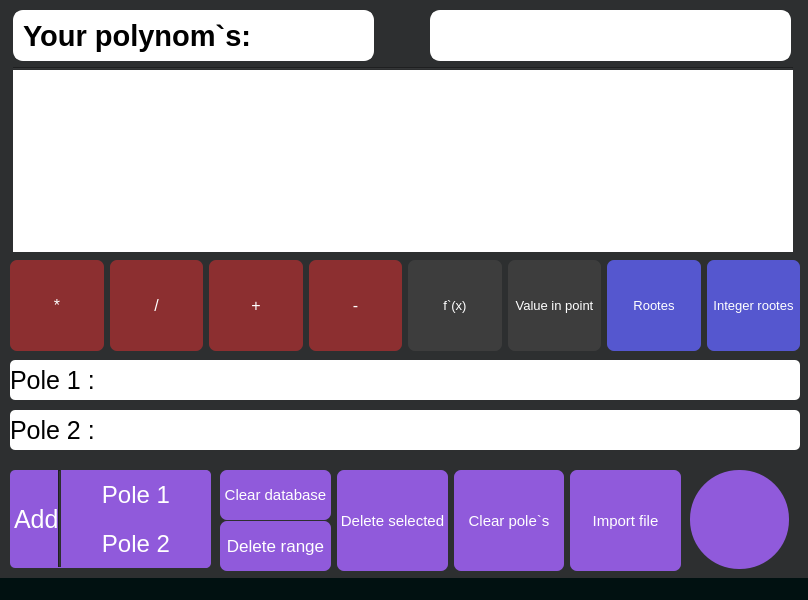
<?xml version="1.0" encoding="UTF-8"?>
<ui version="4.0">
 <class>MainWindow</class>
 <widget class="QMainWindow" name="MainWindow">
  <property name="geometry">
   <rect>
    <x>0</x>
    <y>0</y>
    <width>808</width>
    <height>600</height>
   </rect>
  </property>
  <property name="sizePolicy">
   <sizepolicy hsizetype="Fixed" vsizetype="Fixed">
    <horstretch>0</horstretch>
    <verstretch>0</verstretch>
   </sizepolicy>
  </property>
  <property name="windowTitle">
   <string>MainWindow</string>
  </property>
  <property name="styleSheet">
   <string notr="true"/>
  </property>
  <widget class="QWidget" name="centralwidget">
   <property name="mouseTracking">
    <bool>false</bool>
   </property>
   <property name="autoFillBackground">
    <bool>false</bool>
   </property>
   <property name="styleSheet">
    <string notr="true">background-color: #2D2F30;</string>
   </property>
   <widget class="QTableWidget" name="DataBase">
    <property name="geometry">
     <rect>
      <x>13</x>
      <y>67</y>
      <width>780</width>
      <height>185</height>
     </rect>
    </property>
    <property name="sizePolicy">
     <sizepolicy hsizetype="Expanding" vsizetype="Expanding">
      <horstretch>0</horstretch>
      <verstretch>0</verstretch>
     </sizepolicy>
    </property>
    <property name="autoFillBackground">
     <bool>true</bool>
    </property>
    <property name="styleSheet">
     <string notr="true">border-radius: 10px;
selection-background-color: #8C8DFA;
color: Black;
background-color: #fff;
border-color: #000;
border-style: solid;</string>
    </property>
    <property name="editTriggers">
     <set>QAbstractItemView::NoEditTriggers</set>
    </property>
    <property name="dragEnabled">
     <bool>false</bool>
    </property>
    <property name="dragDropOverwriteMode">
     <bool>false</bool>
    </property>
    <property name="dragDropMode">
     <enum>QAbstractItemView::NoDragDrop</enum>
    </property>
    <property name="defaultDropAction">
     <enum>Qt::MoveAction</enum>
    </property>
    <property name="alternatingRowColors">
     <bool>true</bool>
    </property>
    <property name="selectionMode">
     <enum>QAbstractItemView::ExtendedSelection</enum>
    </property>
    <property name="selectionBehavior">
     <enum>QAbstractItemView::SelectItems</enum>
    </property>
    <property name="sortingEnabled">
     <bool>true</bool>
    </property>
    <property name="rowCount">
     <number>0</number>
    </property>
    <property name="columnCount">
     <number>1</number>
    </property>
    <attribute name="horizontalHeaderVisible">
     <bool>false</bool>
    </attribute>
    <attribute name="horizontalHeaderCascadingSectionResizes">
     <bool>false</bool>
    </attribute>
    <attribute name="horizontalHeaderMinimumSectionSize">
     <number>42</number>
    </attribute>
    <attribute name="horizontalHeaderDefaultSectionSize">
     <number>770</number>
    </attribute>
    <attribute name="horizontalHeaderHighlightSections">
     <bool>true</bool>
    </attribute>
    <attribute name="verticalHeaderMinimumSectionSize">
     <number>37</number>
    </attribute>
    <attribute name="verticalHeaderDefaultSectionSize">
     <number>37</number>
    </attribute>
    <column/>
   </widget>
   <widget class="QWidget" name="horizontalLayoutWidget">
    <property name="geometry">
     <rect>
      <x>10</x>
      <y>260</y>
      <width>790</width>
      <height>91</height>
     </rect>
    </property>
    <layout class="QHBoxLayout" name="FuncLayout">
     <property name="sizeConstraint">
      <enum>QLayout::SetNoConstraint</enum>
     </property>
     <item>
      <widget class="QPushButton" name="mult">
       <property name="enabled">
        <bool>true</bool>
       </property>
       <property name="sizePolicy">
        <sizepolicy hsizetype="Minimum" vsizetype="Expanding">
         <horstretch>0</horstretch>
         <verstretch>0</verstretch>
        </sizepolicy>
       </property>
       <property name="font">
        <font>
         <pointsize>12</pointsize>
        </font>
       </property>
       <property name="autoFillBackground">
        <bool>false</bool>
       </property>
       <property name="styleSheet">
        <string notr="true">QPushButton{
	border-style:solid;
	font-size:12pt;
	background-color:#8C2F30;
	color: #fff;
	border-radius:7px;
}
QPushButton:hover{
	color:#fff;
	font-size:12pt;
	background-color: qlineargradient(spread:pad, x1:0.517, y1:0, x2:0.517, y2:1, stop:0 rgba(67, 21, 21, 255), stop:0.505682 rgba(87, 24, 24, 255), stop:1 rgba(67, 21, 21, 255));
	border-color:#2d89ef;
	border-width:2px;
}

QPushButton:pressed{
	font-size:10pt;
	background-color: qlineargradient(spread:pad, x1:0.517, y1:0, x2:0.517, y2:1, stop:0 rgba(29, 29, 29, 255), stop:0.505682 rgba(45, 45, 45, 255), stop:1 rgba(29, 29, 29, 255));
}</string>
       </property>
       <property name="text">
        <string>*</string>
       </property>
       <property name="autoDefault">
        <bool>false</bool>
       </property>
       <property name="flat">
        <bool>false</bool>
       </property>
      </widget>
     </item>
     <item>
      <widget class="QPushButton" name="division">
       <property name="sizePolicy">
        <sizepolicy hsizetype="Minimum" vsizetype="Expanding">
         <horstretch>0</horstretch>
         <verstretch>0</verstretch>
        </sizepolicy>
       </property>
       <property name="font">
        <font>
         <pointsize>12</pointsize>
        </font>
       </property>
       <property name="styleSheet">
        <string notr="true">QPushButton{
	border-style:solid;
	font-size:12pt;
	background-color:#8C2F30;
	color: #fff;
	border-radius:7px;
}
QPushButton:hover{
	color:#fff;
	font-size:12pt;
	background-color: qlineargradient(spread:pad, x1:0.517, y1:0, x2:0.517, y2:1, stop:0 rgba(67, 21, 21, 255), stop:0.505682 rgba(87, 24, 24, 255), stop:1 rgba(67, 21, 21, 255));
	border-color:#2d89ef;
	border-width:2px;
}

QPushButton:pressed{
	font-size:10pt;
	background-color: qlineargradient(spread:pad, x1:0.517, y1:0, x2:0.517, y2:1, stop:0 rgba(29, 29, 29, 255), stop:0.505682 rgba(45, 45, 45, 255), stop:1 rgba(29, 29, 29, 255));
}</string>
       </property>
       <property name="text">
        <string>/</string>
       </property>
      </widget>
     </item>
     <item>
      <widget class="QPushButton" name="addition">
       <property name="sizePolicy">
        <sizepolicy hsizetype="Minimum" vsizetype="Expanding">
         <horstretch>0</horstretch>
         <verstretch>0</verstretch>
        </sizepolicy>
       </property>
       <property name="font">
        <font>
         <pointsize>12</pointsize>
        </font>
       </property>
       <property name="styleSheet">
        <string notr="true">QPushButton{
	border-style:solid;
	font-size:12pt;
	background-color:#8C2F30;
	color: #fff;
	border-radius:7px;
}
QPushButton:hover{
	color:#fff;
	font-size:12pt;
	background-color: qlineargradient(spread:pad, x1:0.517, y1:0, x2:0.517, y2:1, stop:0 rgba(67, 21, 21, 255), stop:0.505682 rgba(87, 24, 24, 255), stop:1 rgba(67, 21, 21, 255));
	border-color:#2d89ef;
	border-width:2px;
}

QPushButton:pressed{
	font-size:10pt;
	background-color: qlineargradient(spread:pad, x1:0.517, y1:0, x2:0.517, y2:1, stop:0 rgba(29, 29, 29, 255), stop:0.505682 rgba(45, 45, 45, 255), stop:1 rgba(29, 29, 29, 255));
}</string>
       </property>
       <property name="text">
        <string>+</string>
       </property>
      </widget>
     </item>
     <item>
      <widget class="QPushButton" name="subtr">
       <property name="sizePolicy">
        <sizepolicy hsizetype="Minimum" vsizetype="Expanding">
         <horstretch>0</horstretch>
         <verstretch>0</verstretch>
        </sizepolicy>
       </property>
       <property name="font">
        <font>
         <pointsize>12</pointsize>
        </font>
       </property>
       <property name="styleSheet">
        <string notr="true">QPushButton{
	border-style:solid;
	font-size:12pt;
	background-color:#8C2F30;
	color: #fff;
	border-radius:7px;
}
QPushButton:hover{
	color:#fff;
	font-size:12pt;
	background-color: qlineargradient(spread:pad, x1:0.517, y1:0, x2:0.517, y2:1, stop:0 rgba(67, 21, 21, 255), stop:0.505682 rgba(87, 24, 24, 255), stop:1 rgba(67, 21, 21, 255));
	border-color:#2d89ef;
	border-width:2px;
}

QPushButton:pressed{
	font-size:10pt;
	background-color: qlineargradient(spread:pad, x1:0.517, y1:0, x2:0.517, y2:1, stop:0 rgba(29, 29, 29, 255), stop:0.505682 rgba(45, 45, 45, 255), stop:1 rgba(29, 29, 29, 255));
}</string>
       </property>
       <property name="text">
        <string>-</string>
       </property>
      </widget>
     </item>
     <item>
      <widget class="QPushButton" name="deriv">
       <property name="sizePolicy">
        <sizepolicy hsizetype="Minimum" vsizetype="Expanding">
         <horstretch>0</horstretch>
         <verstretch>0</verstretch>
        </sizepolicy>
       </property>
       <property name="styleSheet">
        <string notr="true">QPushButton{
font-size: 10pt;
border-style:solid;

background-color:#3d3d3d;
color:#fff;
border-radius:7px;
}
QPushButton:hover{
color:#ccc;
font-size: 10pt;
	background-color: qlineargradient(spread:pad, x1:0.517, y1:0, x2:0.517, y2:1, stop:0 rgba(45, 45, 45, 255), stop:0.505682 rgba(45, 45, 45, 255), stop:1 rgba(29, 29, 29, 255));
	border-color:#2d89ef;
border-width:2px;
}

QPushButton:pressed{
font-size: 8pt;
background-color: qlineargradient(spread:pad, x1:0.517, y1:0, x2:0.517, y2:1, stop:0 rgba(29, 29, 29, 255), stop:0.505682 rgba(45, 45, 45, 255), stop:1 rgba(29, 29, 29, 255));
}</string>
       </property>
       <property name="text">
        <string>f`(x)</string>
       </property>
      </widget>
     </item>
     <item>
      <widget class="QPushButton" name="value_in">
       <property name="sizePolicy">
        <sizepolicy hsizetype="Minimum" vsizetype="Expanding">
         <horstretch>0</horstretch>
         <verstretch>0</verstretch>
        </sizepolicy>
       </property>
       <property name="styleSheet">
        <string notr="true">QPushButton{
font-size: 10pt;
border-style:solid;

background-color:#3d3d3d;
color:#fff;
border-radius:7px;
}
QPushButton:hover{
color:#ccc;
font-size: 10pt;
	background-color: qlineargradient(spread:pad, x1:0.517, y1:0, x2:0.517, y2:1, stop:0 rgba(45, 45, 45, 255), stop:0.505682 rgba(45, 45, 45, 255), stop:1 rgba(29, 29, 29, 255));
	border-color:#2d89ef;
border-width:2px;
}

QPushButton:pressed{
font-size: 8pt;
background-color: qlineargradient(spread:pad, x1:0.517, y1:0, x2:0.517, y2:1, stop:0 rgba(29, 29, 29, 255), stop:0.505682 rgba(45, 45, 45, 255), stop:1 rgba(29, 29, 29, 255));
}</string>
       </property>
       <property name="text">
        <string>Value in point</string>
       </property>
      </widget>
     </item>
     <item>
      <widget class="QPushButton" name="roots">
       <property name="sizePolicy">
        <sizepolicy hsizetype="Minimum" vsizetype="Expanding">
         <horstretch>0</horstretch>
         <verstretch>0</verstretch>
        </sizepolicy>
       </property>
       <property name="styleSheet">
        <string notr="true">QPushButton{
	border-style:solid;
	font-size: 10pt;
	background-color: #5557CF;
	color:#fff;
	border-radius:7px;
}

QPushButton:hover{
	color:#fff;
	font-size: 10pt;
	background-color: qlineargradient(spread:pad, x1:0.517, y1:0, x2:0.517, y2:1, stop:0 rgba(50, 51, 122, 255), stop:0.505682 rgba(20, 20, 50, 255), stop:1 rgba(50, 51, 122, 255));
	border-color:#2d89ef;
	border-width:2px;
}

QPushButton:pressed{
	font-size: 8pt;
	background-color: qlineargradient(spread:pad, x1:0.517, y1:0, x2:0.517, y2:1, stop:0 rgba(29, 29, 29, 255), stop:0.505682 rgba(45, 45, 45, 255), stop:1 rgba(29, 29, 29, 255));
}</string>
       </property>
       <property name="text">
        <string>Rootes</string>
       </property>
      </widget>
     </item>
     <item>
      <widget class="QPushButton" name="Int_roots">
       <property name="sizePolicy">
        <sizepolicy hsizetype="Minimum" vsizetype="Expanding">
         <horstretch>0</horstretch>
         <verstretch>0</verstretch>
        </sizepolicy>
       </property>
       <property name="styleSheet">
        <string notr="true">QPushButton{
	border-style:solid;
	font-size: 10pt;
	background-color: #5557CF;
	color:#fff;
	border-radius:7px;
}

QPushButton:hover{
	color:#fff;
	font-size: 10pt;
	background-color: qlineargradient(spread:pad, x1:0.517, y1:0, x2:0.517, y2:1, stop:0 rgba(50, 51, 122, 255), stop:0.505682 rgba(20, 20, 50, 255), stop:1 rgba(50, 51, 122, 255));
	border-color:#2d89ef;
	border-width:2px;
}

QPushButton:pressed{
	font-size: 8pt;
	background-color: qlineargradient(spread:pad, x1:0.517, y1:0, x2:0.517, y2:1, stop:0 rgba(29, 29, 29, 255), stop:0.505682 rgba(45, 45, 45, 255), stop:1 rgba(29, 29, 29, 255));
}</string>
       </property>
       <property name="text">
        <string>Integer rootes</string>
       </property>
      </widget>
     </item>
    </layout>
   </widget>
   <widget class="QLabel" name="label">
    <property name="geometry">
     <rect>
      <x>13</x>
      <y>10</y>
      <width>361</width>
      <height>51</height>
     </rect>
    </property>
    <property name="font">
     <font>
      <pointsize>22</pointsize>
      <weight>75</weight>
      <italic>false</italic>
      <bold>true</bold>
     </font>
    </property>
    <property name="styleSheet">
     <string notr="true">background-color: #fff;
border-width: 2px;
border-style: outset;
border-radius: 10px;
border-color: #fff;
color: #000;
</string>
    </property>
    <property name="text">
     <string>Your polynom`s:</string>
    </property>
   </widget>
   <widget class="QPlainTextEdit" name="Messagebox">
    <property name="geometry">
     <rect>
      <x>430</x>
      <y>10</y>
      <width>361</width>
      <height>51</height>
     </rect>
    </property>
    <property name="styleSheet">
     <string notr="true">background-color: #fff;
border-width: 2px;
border-style: outset;
border-radius: 10px;
border-color: #fff;
color: #000;
</string>
    </property>
    <property name="readOnly">
     <bool>true</bool>
    </property>
   </widget>
   <widget class="QWidget" name="horizontalLayoutWidget_2">
    <property name="geometry">
     <rect>
      <x>220</x>
      <y>470</y>
      <width>461</width>
      <height>101</height>
     </rect>
    </property>
    <layout class="QHBoxLayout" name="horizontalLayout">
     <property name="spacing">
      <number>6</number>
     </property>
     <item>
      <layout class="QVBoxLayout" name="DelLayout">
       <property name="spacing">
        <number>1</number>
       </property>
       <item>
        <widget class="QPushButton" name="DB_clear">
         <property name="sizePolicy">
          <sizepolicy hsizetype="Minimum" vsizetype="Expanding">
           <horstretch>0</horstretch>
           <verstretch>0</verstretch>
          </sizepolicy>
         </property>
         <property name="font">
          <font>
           <pointsize>11</pointsize>
          </font>
         </property>
         <property name="styleSheet">
          <string notr="true">QPushButton{
	font-size: 11pt;
	border-style: solid;
	background-color: #905adb;
	color:#fff;
	border-radius:7px;
}

QPushButton:hover{
	color:#fff;
	background-color: qlineargradient(spread:pad, x1:0.517, y1:0, x2:0.517, y2:1, 
	stop:0 rgba(70, 30, 110, 255), 
	stop:0.505682 rgba(100, 50, 150, 255), 
	stop:1 rgba(70, 30, 110, 255));
	border-color:#2d89ef;
	border-width:2px;
}

QPushButton:pressed{
	font-size: 9pt;
	background-color: qlineargradient(spread:pad, x1:0.517, y1:0, x2:0.517, y2:1, stop:0 rgba(29, 29, 29, 255), stop:0.505682 rgba(45, 45, 45, 255), stop:1 rgba(29, 29, 29, 255));
}</string>
         </property>
         <property name="text">
          <string>Clear database</string>
         </property>
        </widget>
       </item>
       <item>
        <widget class="QPushButton" name="Del_range">
         <property name="sizePolicy">
          <sizepolicy hsizetype="Minimum" vsizetype="Expanding">
           <horstretch>0</horstretch>
           <verstretch>0</verstretch>
          </sizepolicy>
         </property>
         <property name="font">
          <font>
           <pointsize>13</pointsize>
          </font>
         </property>
         <property name="styleSheet">
          <string notr="true">QPushButton{
	font-size: 13pt;
	border-style: solid;
	background-color: #905adb;
	color:#fff;
	border-radius:7px;
}

QPushButton:hover{
	color:#fff;
	background-color: qlineargradient(spread:pad, x1:0.517, y1:0, x2:0.517, y2:1, 
	stop:0 rgba(70, 30, 110, 255), 
	stop:0.505682 rgba(100, 50, 150, 255), 
	stop:1 rgba(70, 30, 110, 255));
	border-color:#2d89ef;
	border-width:2px;
}

QPushButton:pressed{
	font-size: 11pt;
	background-color: qlineargradient(spread:pad, x1:0.517, y1:0, x2:0.517, y2:1, stop:0 rgba(29, 29, 29, 255), stop:0.505682 rgba(45, 45, 45, 255), stop:1 rgba(29, 29, 29, 255));
}</string>
         </property>
         <property name="text">
          <string>Delete range</string>
         </property>
        </widget>
       </item>
      </layout>
     </item>
     <item>
      <widget class="QPushButton" name="DelSelect">
       <property name="sizePolicy">
        <sizepolicy hsizetype="Minimum" vsizetype="Expanding">
         <horstretch>0</horstretch>
         <verstretch>0</verstretch>
        </sizepolicy>
       </property>
       <property name="font">
        <font>
         <pointsize>11</pointsize>
        </font>
       </property>
       <property name="styleSheet">
        <string notr="true">QPushButton{
	font-size: 11pt;
	border-style: solid;
	background-color: #905adb;
	color:#fff;
	border-radius:7px;
}

QPushButton:hover{
	color:#fff;
	background-color: qlineargradient(spread:pad, x1:0.517, y1:0, x2:0.517, y2:1, 
	stop:0 rgba(70, 30, 110, 255), 
	stop:0.505682 rgba(100, 50, 150, 255), 
	stop:1 rgba(70, 30, 110, 255));
	border-color:#2d89ef;
	border-width:2px;
}

QPushButton:pressed{
	font-size: 9pt;
	background-color: qlineargradient(spread:pad, x1:0.517, y1:0, x2:0.517, y2:1, stop:0 rgba(29, 29, 29, 255), stop:0.505682 rgba(45, 45, 45, 255), stop:1 rgba(29, 29, 29, 255));
}</string>
       </property>
       <property name="text">
        <string>Delete selected</string>
       </property>
      </widget>
     </item>
     <item>
      <widget class="QPushButton" name="ClearPoles">
       <property name="sizePolicy">
        <sizepolicy hsizetype="Minimum" vsizetype="Expanding">
         <horstretch>0</horstretch>
         <verstretch>0</verstretch>
        </sizepolicy>
       </property>
       <property name="font">
        <font>
         <pointsize>11</pointsize>
        </font>
       </property>
       <property name="styleSheet">
        <string notr="true">QPushButton{
	font-size: 11pt;
	border-style: solid;
	background-color: #905adb;
	color:#fff;
	border-radius:7px;
}

QPushButton:hover{
	color:#fff;
	background-color: qlineargradient(spread:pad, x1:0.517, y1:0, x2:0.517, y2:1, 
	stop:0 rgba(70, 30, 110, 255), 
	stop:0.505682 rgba(100, 50, 150, 255), 
	stop:1 rgba(70, 30, 110, 255));
	border-color:#2d89ef;
	border-width:2px;
}

QPushButton:pressed{
	font-size: 9pt;
	background-color: qlineargradient(spread:pad, x1:0.517, y1:0, x2:0.517, y2:1, stop:0 rgba(29, 29, 29, 255), stop:0.505682 rgba(45, 45, 45, 255), stop:1 rgba(29, 29, 29, 255));
}</string>
       </property>
       <property name="text">
        <string>Clear pole`s</string>
       </property>
      </widget>
     </item>
     <item>
      <widget class="QPushButton" name="FileImport">
       <property name="sizePolicy">
        <sizepolicy hsizetype="Minimum" vsizetype="Expanding">
         <horstretch>0</horstretch>
         <verstretch>0</verstretch>
        </sizepolicy>
       </property>
       <property name="font">
        <font>
         <pointsize>11</pointsize>
        </font>
       </property>
       <property name="styleSheet">
        <string notr="true">QPushButton{
	font-size: 11pt;
	border-style: solid;
	background-color: #905adb;
	color:#fff;
	border-radius:7px;
}

QPushButton:hover{
	color:#fff;
	background-color: qlineargradient(spread:pad, x1:0.517, y1:0, x2:0.517, y2:1, 
	stop:0 rgba(70, 30, 110, 255), 
	stop:0.505682 rgba(100, 50, 150, 255), 
	stop:1 rgba(70, 30, 110, 255));
	border-color:#2d89ef;
	border-width:2px;
}

QPushButton:pressed{
	font-size: 9pt;
	background-color: qlineargradient(spread:pad, x1:0.517, y1:0, x2:0.517, y2:1, stop:0 rgba(29, 29, 29, 255), stop:0.505682 rgba(45, 45, 45, 255), stop:1 rgba(29, 29, 29, 255));
}</string>
       </property>
       <property name="text">
        <string>Import file</string>
       </property>
      </widget>
     </item>
    </layout>
   </widget>
   <widget class="QLabel" name="label_2">
    <property name="geometry">
     <rect>
      <x>10</x>
      <y>360</y>
      <width>111</width>
      <height>40</height>
     </rect>
    </property>
    <property name="font">
     <font>
      <pointsize>19</pointsize>
     </font>
    </property>
    <property name="styleSheet">
     <string notr="true">QLabel{
	border-top-style: none;
 	 border-right-style: none;
 	 border-bottom-style: none;
 	 border-left-style: solid;
	border-radius: 5px;
	color: #000000;
	background-color: #fff;
}</string>
    </property>
    <property name="text">
     <string>Pole 1 :</string>
    </property>
   </widget>
   <widget class="QLabel" name="label_3">
    <property name="geometry">
     <rect>
      <x>10</x>
      <y>410</y>
      <width>111</width>
      <height>40</height>
     </rect>
    </property>
    <property name="font">
     <font>
      <pointsize>19</pointsize>
     </font>
    </property>
    <property name="styleSheet">
     <string notr="true">QLabel{
	border-top-style: none;
 	 border-right-style: none;
 	 border-bottom-style: none;
 	 border-left-style: solid;
	border-radius: 5px;
	color: #000000;
	background-color: #fff;
}</string>
    </property>
    <property name="text">
     <string>Pole 2 :</string>
    </property>
   </widget>
   <widget class="QLineEdit" name="Form2">
    <property name="geometry">
     <rect>
      <x>100</x>
      <y>410</y>
      <width>700</width>
      <height>40</height>
     </rect>
    </property>
    <property name="styleSheet">
     <string notr="true">QLineEdit {
	font-size: 10pt;
	border-radius: 5px; 
	color:rgb(0, 0, 0); 
	background-color: rgb(255, 255, 255); 
  } 



QLineEdit:focus { 
	font-size: 10pt;
	border:2px outset; 
	border-color: #2d89ef; 
	color: #000; 
	background-color: rgb(255, 255, 255); 
}
</string>
    </property>
    <property name="text">
     <string/>
    </property>
   </widget>
   <widget class="QLineEdit" name="Form1">
    <property name="geometry">
     <rect>
      <x>100</x>
      <y>360</y>
      <width>700</width>
      <height>40</height>
     </rect>
    </property>
    <property name="styleSheet">
     <string notr="true">QLineEdit {
	font-size: 10pt;
	border-radius: 5px; 
	color:rgb(0, 0, 0); 
	background-color: rgb(255, 255, 255); 
  } 



QLineEdit:focus { 
	font-size: 10pt;
	border:2px outset; 
	border-color: #2d89ef; 
	color: #000; 
	background-color: rgb(255, 255, 255); 
}
</string>
    </property>
    <property name="text">
     <string/>
    </property>
   </widget>
   <widget class="QLabel" name="label_4">
    <property name="geometry">
     <rect>
      <x>14</x>
      <y>470</y>
      <width>196</width>
      <height>98</height>
     </rect>
    </property>
    <property name="font">
     <font>
      <pointsize>19</pointsize>
     </font>
    </property>
    <property name="styleSheet">
     <string notr="true">QLabel{
	border-top-style: none;
 	 border-right-style: none;
 	 border-bottom-style: none;
 	 border-left-style: solid;
	border-radius: 5px;
	color: #fff;
	background-color: #905adb;
}</string>
    </property>
    <property name="text">
     <string>Add</string>
    </property>
   </widget>
   <widget class="QPushButton" name="InfoButton">
    <property name="geometry">
     <rect>
      <x>690</x>
      <y>470</y>
      <width>99</width>
      <height>99</height>
     </rect>
    </property>
    <property name="sizePolicy">
     <sizepolicy hsizetype="Minimum" vsizetype="Expanding">
      <horstretch>0</horstretch>
      <verstretch>0</verstretch>
     </sizepolicy>
    </property>
    <property name="styleSheet">
     <string notr="true">QPushButton{
	font-size: 11pt;
	border-style: solid;
	background-color: #905adb;
	color:#fff;
	border-radius: 49px;
}

QPushButton:hover{
	color:#fff;
	background-color: qlineargradient(spread:pad, x1:0.517, y1:0, x2:0.517, y2:1, 
	stop:0 rgba(70, 30, 110, 255), 
	stop:0.505682 rgba(100, 50, 150, 255), 
	stop:1 rgba(70, 30, 110, 255));
	border-color:#2d89ef;
	border-width:2px;
}

QPushButton:pressed{
	font-size: 9pt;
	background-color: qlineargradient(spread:pad, x1:0.517, y1:0, x2:0.517, y2:1, stop:0 rgba(29, 29, 29, 255), stop:0.505682 rgba(45, 45, 45, 255), stop:1 rgba(29, 29, 29, 255));
}</string>
    </property>
    <property name="text">
     <string/>
    </property>
   </widget>
   <widget class="Line" name="line">
    <property name="geometry">
     <rect>
      <x>58</x>
      <y>470</y>
      <width>3</width>
      <height>97</height>
     </rect>
    </property>
    <property name="orientation">
     <enum>Qt::Vertical</enum>
    </property>
   </widget>
   <widget class="QPushButton" name="AddPole1">
    <property name="geometry">
     <rect>
      <x>61</x>
      <y>470</y>
      <width>150</width>
      <height>49</height>
     </rect>
    </property>
    <property name="sizePolicy">
     <sizepolicy hsizetype="Expanding" vsizetype="Expanding">
      <horstretch>0</horstretch>
      <verstretch>0</verstretch>
     </sizepolicy>
    </property>
    <property name="font">
     <font>
      <pointsize>18</pointsize>
     </font>
    </property>
    <property name="styleSheet">
     <string notr="true">QPushButton{
	font-size: 18pt;
	border-style: solid;
	background-color: #905adb;
	color:#fff;
	border-radius:7px;
}

QPushButton:hover{
	color:#fff;
	background-color: qlineargradient(spread:pad, x1:0.517, y1:0, x2:0.517, y2:1, 
	stop:0 rgba(70, 30, 110, 255), 
	stop:0.505682 rgba(100, 50, 150, 255), 
	stop:1 rgba(70, 30, 110, 255));
	border-color:#2d89ef;
	border-width:2px;
}

QPushButton:pressed{
	font-size: 16pt;
	background-color: qlineargradient(spread:pad, x1:0.517, y1:0, x2:0.517, y2:1, stop:0 rgba(29, 29, 29, 255), stop:0.505682 rgba(45, 45, 45, 255), stop:1 rgba(29, 29, 29, 255));
}</string>
    </property>
    <property name="text">
     <string>Pole 1</string>
    </property>
   </widget>
   <widget class="QPushButton" name="AddPole2">
    <property name="geometry">
     <rect>
      <x>61</x>
      <y>519</y>
      <width>150</width>
      <height>49</height>
     </rect>
    </property>
    <property name="sizePolicy">
     <sizepolicy hsizetype="Expanding" vsizetype="Expanding">
      <horstretch>0</horstretch>
      <verstretch>0</verstretch>
     </sizepolicy>
    </property>
    <property name="font">
     <font>
      <pointsize>18</pointsize>
     </font>
    </property>
    <property name="styleSheet">
     <string notr="true">QPushButton{
	font-size: 18pt;
	border-style: solid;
	background-color: #905adb;
	color:#fff;
	border-radius:7px;
}

QPushButton:hover{
	color:#fff;
	background-color: qlineargradient(spread:pad, x1:0.517, y1:0, x2:0.517, y2:1, 
	stop:0 rgba(70, 30, 110, 255), 
	stop:0.505682 rgba(100, 50, 150, 255), 
	stop:1 rgba(70, 30, 110, 255));
	border-color:#2d89ef;
	border-width:2px;
}

QPushButton:pressed{
	font-size: 16pt;
	background-color: qlineargradient(spread:pad, x1:0.517, y1:0, x2:0.517, y2:1, stop:0 rgba(29, 29, 29, 255), stop:0.505682 rgba(45, 45, 45, 255), stop:1 rgba(29, 29, 29, 255));
}
</string>
    </property>
    <property name="text">
     <string>Pole 2</string>
    </property>
   </widget>
   <widget class="QLabel" name="label_5">
    <property name="geometry">
     <rect>
      <x>10</x>
      <y>470</y>
      <width>201</width>
      <height>98</height>
     </rect>
    </property>
    <property name="font">
     <font>
      <pointsize>19</pointsize>
     </font>
    </property>
    <property name="styleSheet">
     <string notr="true">QLabel{
	border-top-style: none;
 	 border-right-style: none;
 	 border-bottom-style: none;
 	 border-left-style: solid;
	border-radius: 5px;
	color: #fff;
	background-color: #905adb;
}</string>
    </property>
    <property name="text">
     <string/>
    </property>
   </widget>
   <widget class="Line" name="line_2">
    <property name="geometry">
     <rect>
      <x>13</x>
      <y>67</y>
      <width>780</width>
      <height>3</height>
     </rect>
    </property>
    <property name="styleSheet">
     <string notr="true">color: #123;</string>
    </property>
    <property name="orientation">
     <enum>Qt::Horizontal</enum>
    </property>
   </widget>
   <zorder>label</zorder>
   <zorder>label_5</zorder>
   <zorder>label_4</zorder>
   <zorder>DataBase</zorder>
   <zorder>horizontalLayoutWidget</zorder>
   <zorder>Messagebox</zorder>
   <zorder>horizontalLayoutWidget_2</zorder>
   <zorder>label_2</zorder>
   <zorder>label_3</zorder>
   <zorder>Form2</zorder>
   <zorder>Form1</zorder>
   <zorder>InfoButton</zorder>
   <zorder>line</zorder>
   <zorder>AddPole1</zorder>
   <zorder>AddPole2</zorder>
   <zorder>line_2</zorder>
  </widget>
  <widget class="QStatusBar" name="statusbar">
   <property name="styleSheet">
    <string notr="true">background-color: #011111</string>
   </property>
  </widget>
 </widget>
 <resources/>
 <connections/>
</ui>
